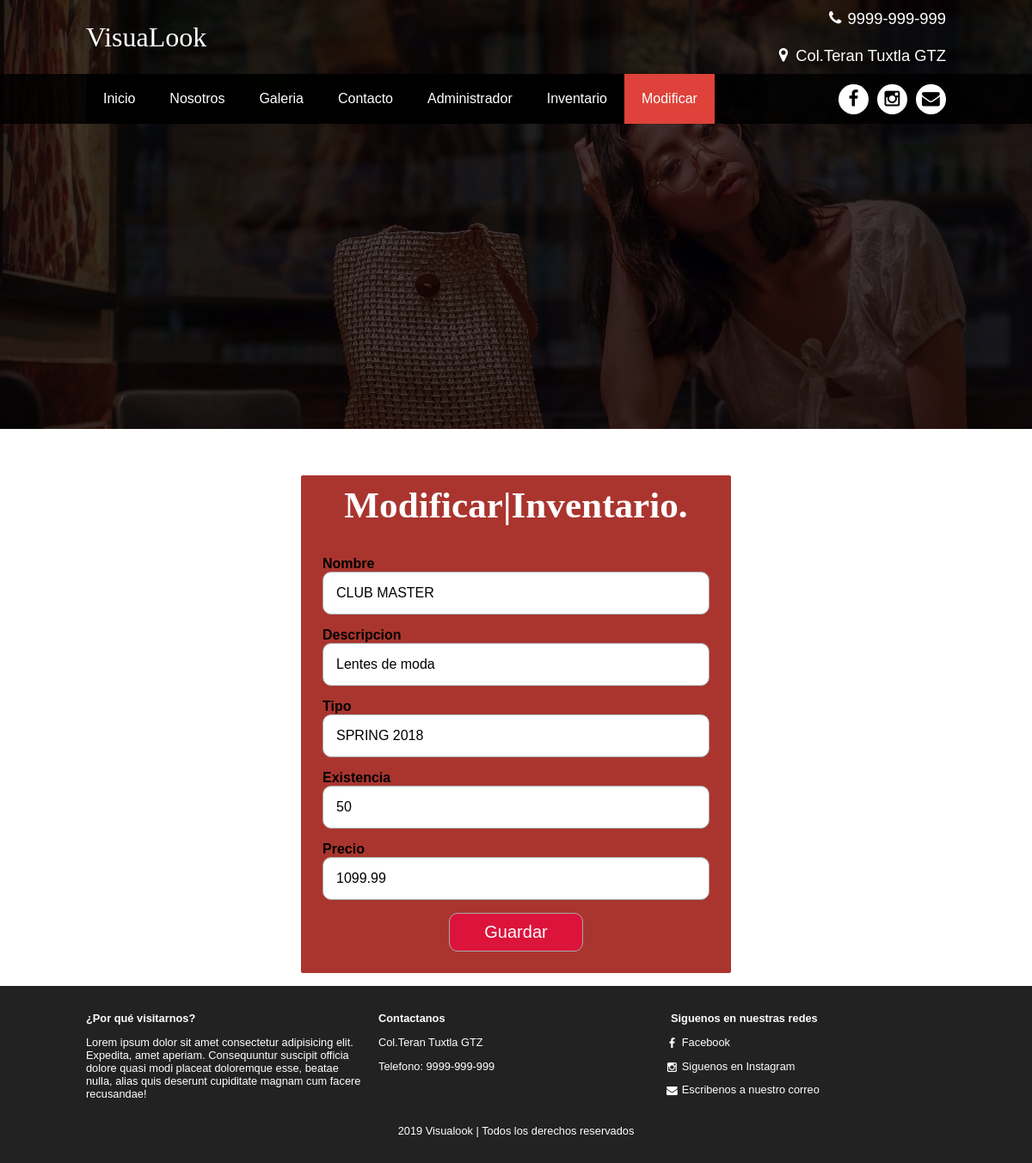
The page /modificar.php?id=2 on the database its author committed.
### tables this page shows
create table Lente(Idlente int NOT NULL AUTO_INCREMENT PRIMARY KEY,
			Nombre varchar(150),
			Descripcion Varchar(250),
			Tipo Varchar(150),
			Precio float,
			Existencia Int,
			Imagen varchar(150)
);

### modificar.php (the view, shortened to what this page needs)
<!DOCTYPE html>
<html lang="en">
<head>
    <link rel="stylesheet" href="font/styles.css">
    <link rel="stylesheet" href="css/styles.css">
    <link rel="stylesheet" href="css/admin.css">
</head>
<body>
    <header class="main-header">
        <div class="container container--flex">
            <div class="logo-container column column--50">
                <h1 class="logo">VisuaLook</h1>
            </div>
            <div class="main-header__contactInfo column column--50">
                <p class="main-header__contactInfo__phone">
                    <span class="icon-telefono">9999-999-999</span>
                </p>
                <p class="main-header__contactInfo__address">
                    <span class="icon-ubicacion">Col.Teran Tuxtla GTZ</span>
                </p>
            </div>
        </div>
    </header>
    <nav class="main-nav">
        <div class="container container--flex">
            <ul class="menu" id="menu">
                <li class="menu__item"><a href="index.php" class="menu__link ">Inicio</a></li>
                <li class="menu__item"><a href="nosotros.php" class="menu__link">Nosotros</a></li>
                <li class="menu__item"><a href="galeria.php" class="menu__link">Galeria</a></li>
                <li class="menu__item"><a href="contacto.php" class="menu__link">Contacto</a></li>
                <li class="menu__item"><a href="admin.php" class="menu__link">Administrador</a></li>
                <li class="menu__item"><a href="inventario.php" class="menu__link">Inventario</a></li>
                <li class="menu__item"><a href="modificar.php" class="menu__link menu__link--select">Modificar</a></li>
            </ul>
            <div class="social-icon">
                <a href="" class="social-icon__link"><span class="icon-facebook"></span></a>
                <a href="" class="social-icon__link"><span class="icon-instagram"></span></a>
                <a href="" class="social-icon__link"><span class="icon-mail"></span></a>
            </div>
        </div>
    </nav>
    <section class="banner"> <img src="img/pm.jpg" alt="" class="banner__img"> </section>
    <main class="main">
        <br><br><br>
        <?php
            $id=$_REQUEST['id'];
			include_once 'conexion.php';
			$mysqlConexion=new mysqli($hostDb,$usuarioDb,$claveDb,$nombreDb);
			$sqlQuery="SELECT * FROM  lente WHERE Idlente='$id'";
			$resultado=$mysqlConexion->query($sqlQuery);
			$row=$resultado->fetch_assoc();
		?>
        <form action="omodificar.php?id=<?php echo $row['Idlente']; ?>" method="post" class="form-register">
            <div class="lform"><h2>Modificar|Inventario.</h2></div>
            <div class="contenedor-inputs">
                <label for="uname"><b>Nombre</b></label>
                <input type="text" name="nombre" placeholder="Nombre" class="input-100" required value="<?php echo  $row['Nombre']; ?>">
                <label for="uname"><b>Descripcion</b></label>
                <input type="text" name="descripcion" placeholder="descripcion" class="input-100" required value="<?php echo $row['Descripcion']; ?>">
                <label for="uname"><b>Tipo</b></label>
                <input type="text" name="tipo" placeholder="tipo" class="input-100" required value="<?php echo $row['Tipo']; ?>">
                <label for="uname"><b>Existencia</b></label>
                <input type="text" name="existencia" placeholder="existencia" class="input-100" required value="<?php echo $row['Existencia']; ?>">
                <label for="uname"><b>Precio</b></label>
                <input type="text" name="precio" placeholder="precio" class="input-100" required value="<?php echo $row['Precio']; ?>">
                <input type="submit" value="Guardar" class="btn-enviar" required value="">
            </div>
        </form>
    </main>
    <footer>
        <div class="main-footer">
            <div class="container container--flex">
                <div class="column column--33">
                    <h2 class="column__title">¿Por qué visitarnos?</h2>
                    <p class="column__txt">Lorem ipsum dolor sit amet consectetur adipisicing elit. Expedita,
                        amet aperiam. Consequuntur suscipit officia dolore quasi modi placeat doloremque esse,
                        beatae nulla, alias quis deserunt cupiditate magnam cum facere recusandae!
                    </p>
                </div>
                <div class="column column--33">
                    <h2 class="column__title">Contactanos</h2>
                    <p class="column__txt">Col.Teran Tuxtla GTZ</p>
                    <p class="column__txt">Telefono: 9999-999-999</p>
                </div>
                <div class="column column--33">
                    <h2 class="column__title">Siguenos en nuestras redes</h2>
                    <p class="column__txt"><a href="" class="icon-facebook">Facebook</a></p>
                    <p class="column__txt"><a href="" class="icon-instagram">Siguenos en Instagram</a></p>
                    <p class="column__txt"><a href="" class="icon-mail">Escribenos a nuestro correo</a></p>
                </div>
                <p class="copy">2019 Visualook | Todos los derechos reservados</p>
            </div>
        </div>
    </footer>
</body>
</html>

### css/styles.css (style rules this page uses)
* { box-sizing: border-box; }
body { font-family:'montserrat',sans-serif; margin: 0; }
img { display: block; width: 100%; max-width: 100%; }
h1,h2,h3,h4,h5,h6 { margin: 0; }
.container { width: 100%; margin: auto; }
.container--flex { display: flex; flex-wrap: wrap; justify-content: space-between; align-items: center; }
.column { width: 100%; }
.main-header { width: 100%; }
.logo { font-size: 1.8em; color:#DE423A; padding: 10px; font-family: 'Pacifico',cursive; font-weight: 100; }
.main-header__contactInfo__phone { background: #DE423A; color:white; margin:0 auto; padding:10px; }
.main-header__contactInfo__address { padding: 10px; margin: 0; }
.main-header [class*="icon-"]::before { position: relative; top:2px; right: 5px; }
.main-nav { widows: 100%; position: relative; z-index: 2000; padding: 10px; }
.social-icon { display: flex; justify-content: space-between; }
.social-icon [class*="icon-"] { color: black; margin-left:10px; display: flex; justify-content: center; align-items: center; font-size:1.3em; width: 35px; height: 35px; background: white; border-radius: 50%; }
.social-icon__link { text-decoration: none; }
.menu { position: absolute; top:60px; left: 0; width: 100%; background: rgb(0, 0, 0,0.85); padding: 0; margin: 0; list-style: none; text-align:center; height: 0; overflow: hidden; transition: height .3s linear; }
.menu__link { display: block; padding: 15px; color:white; text-decoration: none; }
.menu__link--select { background: #DE423A; }
.banner { margin-top: -55px; position: relative; }
.banner::before { content: ''; position: absolute; width: 100%; height: 100%; background: rgb(0, 0, 0,0.7); z-index: 1000; top: 0; }
.banner__img { width: 100%; height: 500px; object-fit: cover; }
.column__title { font-size: 1.3em; }
.main-footer { background: #222; color:white; padding: 10px; padding-top:20px; padding-bottom: 20px; font-size: .8em; }
.copy { text-align: center; margin: auto; margin-top: 15px; }
.main-footer [class*="icon-"] { color:white; text-decoration: none; }
.main-footer [class*="icon-"]::before { position: relative; top:3px; right: 5px; }
@media screen and (min-width:480px) { .logo { color:white } }
@media screen and (min-width:480px) { .main-header__contactInfo { text-align: right; } }
@media screen and (min-width:480px) { .main-header__contactInfo__phone { background: none; } }
@media screen and (min-width:480px) { .main-header__contactInfo__address { color:white; } }
@media screen and (min-width:480px) { .main-nav { background: rgb(0, 0, 0,0.85); } }
@media screen and (min-width:480px) { .banner { margin-top:-145px; z-index: -1000; } }
@media screen and (min-width:480px) { .main { padding-bottom: 15px; } }
@media screen and (min-width:480px) { .main-footer .container--flex { align-items: flex-start; } }
@media screen and (min-width:480px) { .column--50 { width: 49%; } }
@media screen and (min-width:480px) { .column--33 { width: 32%; } }
@media screen and (min-width:768px) { .column__title { font-size: 1em; } }
@media screen and (min-width:1024px) { .container { width: 1000px; } }
@media screen and (min-width:1024px) { .logo { font-size: 2em; padding:0; } }
@media screen and (min-width:1024px) { .main-header__contactInfo__phone, .main-header__contactInfo__address { padding-right: 0; font-size: 1.15em; } }
@media screen and (min-width:1024px) { .main-nav { padding: 0; } }
@media screen and (min-width:1024px) { .menu { position:static; display: flex; height: auto; width: auto; } }
@media screen and (min-width:1024px) { .menu__link { padding: 20px; } }
@media screen and (min-width:1024px) { .main-footer { padding-top:30px; padding-bottom: 30px; } }

### css/admin.css (style rules this page uses)
.lform { text-align: center; font-size: 1.8em; color:white; padding: 10px; font-family: 'Pacifico',cursive; font-weight: 100; }
.form-register { width: 80%; max-width: 500px; margin: auto; background: rgb(170, 53, 47) ; border-radius: 2px; }
.contenedor-inputs { width: 100%; text-align: center; align-content: center; padding: 25px; display: flex; flex-wrap: wrap; justify-content:space-between; }
input { margin-bottom: 15px; padding: 15px; font-size: 16px; border-radius: 10px; border: 1px solid darkgray; }
.input-100 { width: 100%; }
.btn-enviar { background: crimson; color: white; margin: auto; padding: 10px 40px; cursor: pointer; font-size: 20px; }

### rows shown on the page
lente: nombre "CLUB MASTER", descripcion "Lentes de moda", tipo "SPRING 2018", existencia "50", precio "1099.99"
